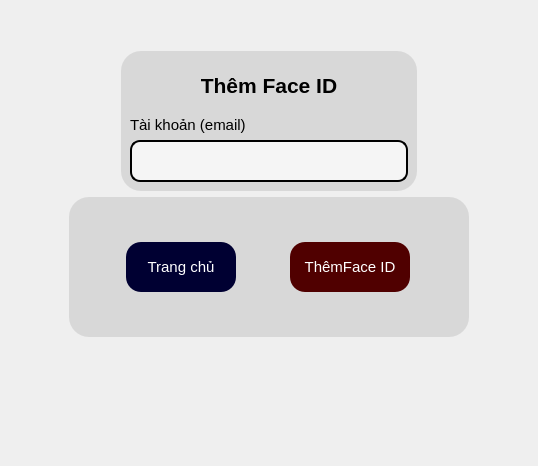
      <widget class="QWidget" name="trang_them_face_id">
       <layout class="QGridLayout" name="gridLayout_11">
        <item row="0" column="0">
         <layout class="QHBoxLayout" name="horizontalLayout_38">
          <item>
           <spacer name="horizontalSpacer_35">
            <property name="orientation">
             <enum>Qt::Horizontal</enum>
            </property>
            <property name="sizeHint" stdset="0">
             <size>
              <width>58</width>
              <height>18</height>
             </size>
            </property>
           </spacer>
          </item>
          <item>
           <layout class="QVBoxLayout" name="verticalLayout_41">
            <item>
             <spacer name="verticalSpacer_27">
              <property name="orientation">
               <enum>Qt::Vertical</enum>
              </property>
              <property name="sizeHint" stdset="0">
               <size>
                <width>20</width>
                <height>40</height>
               </size>
              </property>
             </spacer>
            </item>
            <item>
             <layout class="QHBoxLayout" name="horizontalLayout_39">
              <item>
               <widget class="QFrame" name="frame_27">
                <property name="sizePolicy">
                 <sizepolicy hsizetype="Maximum" vsizetype="Expanding">
                  <horstretch>0</horstretch>
                  <verstretch>0</verstretch>
                 </sizepolicy>
                </property>
                <property name="minimumSize">
                 <size>
                  <width>0</width>
                  <height>0</height>
                 </size>
                </property>
                <property name="styleSheet">
                 <string notr="true">border-color: rgb(0, 0, 0);
background-color: rgb(216, 216, 216);
border-radius: 20px;</string>
                </property>
                <property name="frameShape">
                 <enum>QFrame::StyledPanel</enum>
                </property>
                <property name="frameShadow">
                 <enum>QFrame::Raised</enum>
                </property>
                <layout class="QVBoxLayout" name="verticalLayout_42">
                 <item>
                  <widget class="QLabel" name="label_45">
                   <property name="minimumSize">
                    <size>
                     <width>278</width>
                     <height>50</height>
                    </size>
                   </property>
                   <property name="maximumSize">
                    <size>
                     <width>16777215</width>
                     <height>50</height>
                    </size>
                   </property>
                   <property name="font">
                    <font>
                     <family>Tahoma</family>
                     <pointsize>16</pointsize>
                     <weight>75</weight>
                     <bold>true</bold>
                    </font>
                   </property>
                   <property name="text">
                    <string>Thêm Face ID</string>
                   </property>
                   <property name="alignment">
                    <set>Qt::AlignCenter</set>
                   </property>
                  </widget>
                 </item>
                 <item>
                  <widget class="QLabel" name="label_46">
                   <property name="sizePolicy">
                    <sizepolicy hsizetype="Maximum" vsizetype="Maximum">
                     <horstretch>0</horstretch>
                     <verstretch>0</verstretch>
                    </sizepolicy>
                   </property>
                   <property name="font">
                    <font>
                     <pointsize>11</pointsize>
                    </font>
                   </property>
                   <property name="text">
                    <string>Tài khoản (email)</string>
                   </property>
                  </widget>
                 </item>
                 <item>
                  <widget class="QLineEdit" name="edt_tk_them_face">
                   <property name="sizePolicy">
                    <sizepolicy hsizetype="Expanding" vsizetype="Fixed">
                     <horstretch>0</horstretch>
                     <verstretch>0</verstretch>
                    </sizepolicy>
                   </property>
                   <property name="font">
                    <font>
                     <family>Arial,sans-serif</family>
                     <pointsize>-1</pointsize>
                    </font>
                   </property>
                   <property name="styleSheet">
                    <string notr="true">QLineEdit {
                border: 2px solid black;
                border-radius: 10px;
                padding: 10px;
                background-color: #f5f5f5;
                color: #333;
                font-family: Arial, sans-serif;
                font-size: 14px;
            }
            QLineEdit:focus {
                border: 2px solid black;
            }</string>
                   </property>
                  </widget>
                 </item>
                </layout>
               </widget>
              </item>
             </layout>
            </item>
            <item>
             <widget class="QFrame" name="frame_28">
              <property name="minimumSize">
               <size>
                <width>400</width>
                <height>140</height>
               </size>
              </property>
              <property name="styleSheet">
               <string notr="true">border-color: rgb(0, 0, 0);
background-color: rgb(216, 216, 216);
border-radius: 20px;</string>
              </property>
              <property name="frameShape">
               <enum>QFrame::StyledPanel</enum>
              </property>
              <property name="frameShadow">
               <enum>QFrame::Raised</enum>
              </property>
              <layout class="QHBoxLayout" name="horizontalLayout_40">
               <item>
                <widget class="QPushButton" name="btn_trang_chu_them_face">
                 <property name="maximumSize">
                  <size>
                   <width>110</width>
                   <height>50</height>
                  </size>
                 </property>
                 <property name="font">
                  <font>
                   <pointsize>11</pointsize>
                  </font>
                 </property>
                 <property name="styleSheet">
                  <string notr="true">QPushButton {
    background-color: rgb(0, 0, 50);
    color: rgb(255, 255, 255);
    border-radius: 15px;
}

QPushButton:hover {
    background-color: rgb(109, 109, 109);
	
	
}
</string>
                 </property>
                 <property name="text">
                  <string>Trang chủ</string>
                 </property>
                </widget>
               </item>
               <item>
                <widget class="QPushButton" name="btn_them_vt_them_2">
                 <property name="maximumSize">
                  <size>
                   <width>120</width>
                   <height>50</height>
                  </size>
                 </property>
                 <property name="font">
                  <font>
                   <pointsize>11</pointsize>
                  </font>
                 </property>
                 <property name="styleSheet">
                  <string notr="true">QPushButton {
    background-color: rgb(80, 0, 0);
    color: rgb(255, 255, 255);
    border-radius: 15px;
}

QPushButton:hover {
    background-color: green;
}
</string>
                 </property>
                 <property name="text">
                  <string>ThêmFace ID</string>
                 </property>
                </widget>
               </item>
              </layout>
             </widget>
            </item>
            <item>
             <spacer name="verticalSpacer_28">
              <property name="orientation">
               <enum>Qt::Vertical</enum>
              </property>
              <property name="sizeHint" stdset="0">
               <size>
                <width>20</width>
                <height>118</height>
               </size>
              </property>
             </spacer>
            </item>
           </layout>
          </item>
          <item>
           <spacer name="horizontalSpacer_36">
            <property name="orientation">
             <enum>Qt::Horizontal</enum>
            </property>
            <property name="sizeHint" stdset="0">
             <size>
              <width>58</width>
              <height>18</height>
             </size>
            </property>
           </spacer>
          </item>
         </layout>
        </item>
       </layout>
      </widget>
